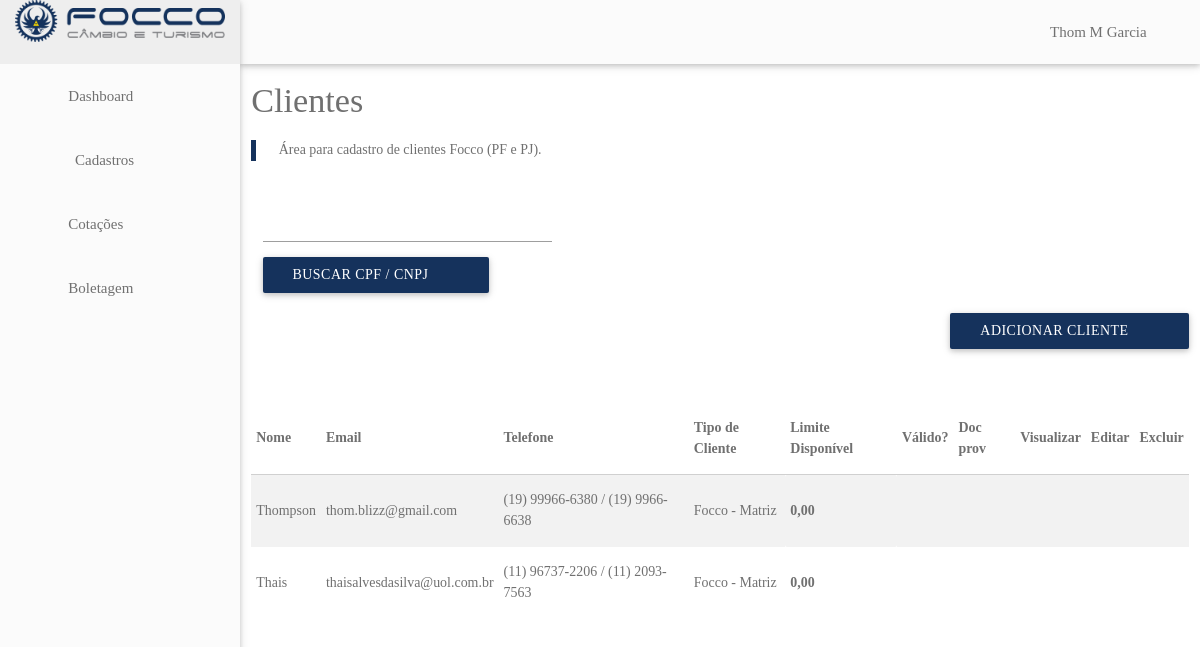
Page /dashboard/clientes/index.php (signed in) on the earlier database version.
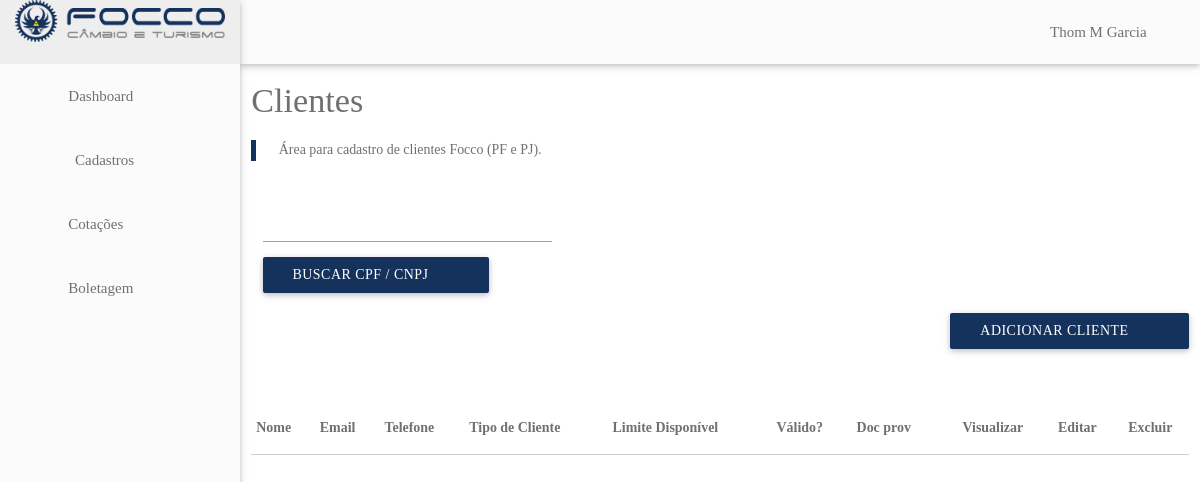
Same page on the later database version.
### tables this page shows
CREATE TABLE `clientes` (
  `id` int(11) NOT NULL,
  `categoria` int(11) DEFAULT NULL,
  `razaoSocial` varchar(255) DEFAULT NULL,
  `tipoPessoa` char(1) DEFAULT NULL,
  `cpfCnpj` varchar(14) DEFAULT NULL,
  `dataNascimentoAbertura` datetime DEFAULT NULL,
  `inscricaoMunicipal` varchar(50) DEFAULT NULL,
  `rgInscricaoEstadual` varchar(50) DEFAULT NULL,
  `rgOrgaoExpedidor` varchar(50) DEFAULT NULL,
  `rgDataExpedicao` datetime DEFAULT NULL,
  `sexo` char(1) DEFAULT NULL,
  `nacionalidade` varchar(100) DEFAULT NULL,
  `estadoCivil` int(11) DEFAULT NULL,
  `nomeConjuge` varchar(255) DEFAULT NULL,
  `dataNascimentoConjuge` datetime DEFAULT NULL,
  `nomeMae` varchar(255) DEFAULT NULL,
  `nomePai` varchar(255) DEFAULT NULL,
  `email` varchar(255) DEFAULT NULL,
  `telFixo` varchar(20) DEFAULT NULL,
  `telCelular` varchar(20) DEFAULT NULL,
  `contraSenha` varchar(255) DEFAULT NULL,
  `observacoes` varchar(1000) DEFAULT NULL,
  `ofertasPorEmail` bit(1) DEFAULT NULL,
  `infoWhatsapp` bit(1) DEFAULT NULL,
  `dataCadastro` datetime DEFAULT NULL,
  `dataModificacao` datetime DEFAULT NULL,
  `passaporte` varchar(25) DEFAULT NULL,
  `rgDni` varchar(50) DEFAULT NULL,
  `origem` int(11) DEFAULT NULL,
  `vip` bit(1) DEFAULT NULL,
  `limiteOperacionalDia` decimal(10,2) DEFAULT NULL,
  `limiteOperacionalAno` decimal(10,2) DEFAULT NULL,
  `ativo` bit(1) DEFAULT 1,
  `bloqueado` bit(1) DEFAULT 0,
  `motivoBloqueio` int(11) DEFAULT NULL,
  `ondeConheceu` int(11) DEFAULT NULL,
  `ondeSoube` varchar(255) DEFAULT NULL,
  `cnh` varchar(20) DEFAULT NULL,
  `cnhDataValidade` datetime DEFAULT NULL


);

### dashboard/clientes/index.php (the view, shortened to what this page needs)
<?php
include "../includes/header.php";
include "../core/database.php";
$sql_query = "SELECT * FROM clientes WHERE ativo = 1 ORDER BY dataCadastro DESC LIMIT 15;";
$result = mysqli_query($conn, $sql_query);
$rows = array();
while($row = mysqli_fetch_array($result)) $rows[] = $row;
?>
<main>
  <div class="row">
    <div class="col s12">
      <h4>Clientes</h4>
      <blockquote>
        Área para cadastro de clientes Focco (PF e PJ).
      </blockquote>
      <div class="section">
        <div class="row">
          <div class="col s4">
            <form id="form-busca-clientes">
              <div class="file-path-wrapper">
                <input id="input-cpfcnpj" name="cpfCnpj" type="search" required/>
                <button class="btn bg-blue" type="submit" name="action">
                  Buscar CPF / CNPJ
                  <i class="material-icons right">&#xE8B6;</i>
                </button>
              </div>
            </form>
          </div>
        </div>
        <a id="link-adicionar-cliente" class="btn bg-blue right" data-cpf="a" data-href="/dashboard/clientes/adicionar">Adicionar cliente <i class="material-icons right">&#xE7FE;</i>
        </a>
      </div>
      <div class="spacing"></div>
      <div class="spacing"></div>
      <div class="spacing"></div>
      <div>
        <table class="striped responsive-table">
          <thead>
            <tr>
              <th>Nome</th>
              <th>Email</th>
              <th>Telefone</th>
              <th>Tipo de Cliente</th>
              <th>Limite Disponível</th>
              <th>Válido?</th>
              <th>Doc prov</th>
              <th class="center">Visualizar</th>
              <th class="center">Editar</th>
              <th class="center">Excluir</th>
            </tr>
          </thead>
          <tbody id="table-body-clientes">
            <?php
            foreach($rows as $r){
              switch ($r["categoria"]) {
                case 1:
                $categoria = "Focco";
                $docsObrigatorios = array('CPF');
                break;
              }
              switch ($r['origem']) {
                case 1:
                $origem =  "Matriz";
                break;
                default:
                $origem = "Matriz";
                break;
              }
              $dtIni = date('Y')."-01-01 00:00:00";
              $dtFim = date('Y')."-12-31 23:59:59";
              $sql_query = "SELECT sum(quantidade) quantidade FROM boletagem
              WHERE status = 1 AND data between '".$dtIni."' AND '".$dtFim."'
              AND clienteId = ". $r['id'];
              $result = mysqli_query($conn, $sql_query);
              $totalQtd = array();
              while($row = mysqli_fetch_array($result)) $totalQtd[] = $row['quantidade'];
              $limiteDisponivel = floatval($r['limiteOperacionalAno']) - $totalQtd[0];
              $sql_query = "SELECT tipo FROM documentos WHERE clienteId = ". $r['id'];
              $result = mysqli_query($conn, $sql_query);
              $docs = array();
              while($row = mysqli_fetch_array($result)) $docs[] = $row['tipo'];
              $dif = array_diff($docsObrigatorios, $docs);
              $cor = "";
              if (!$dif && !$r["bloqueado"]) {
                $cor = "green-text";
              }
              if ($r["vip"]) $cor = "amber-text";
              $docprov =
              $cor == "red-text"
              ?
              '<td><a class="link-acao modal-trigger green-text" href="modal2" data-acao="doc-prov" data-cliente-id="'.$r["id"].'"><i class="material-icons" title="Liberação por documento provisório">lock</i></a></td>'
              :
              '<td></td>';
              echo
              '<tr>
              <td>'.$r["razaoSocial"].'</td>
              <td>'.$r["email"].'</td>
              <td>('.substr($r["telCelular"], 0, 2).') '.substr($r["telCelular"], 2, 5).'-'.substr($r["telCelular"], 7).' / ('.substr($r["telFixo"], 0, 2).') '.substr($r["telFixo"], 2, 4).'-'.substr($r["telFixo"], 6).'</td>
              <td>'.$categoria.' - '.$origem.'</td>
              <th>'.number_format($limiteDisponivel,2,",",".").'</th>
              <td><i class="material-icons '.$cor.' ">&#xE5CA;</i></td>'
              .$docprov.
              '<td class="center"><a class="link-acao modal-trigger" href="modal1" data-acao="visualizar" data-cliente-id="'.$r["id"].'" data-href="/dashboard/clientes/visualizar?clienteId='.$r["id"].'"><i class="material-icons" title="Visualizar cliente">&#xE85D;</i></a></td>
              <td class="center"><a class="link-acao modal-trigger" href="modal1" data-acao="alterar" data-cliente-id="'.$r["id"].'" data-href="/dashboard/clientes/alterar?clienteId='.$r["id"].'"><i class="material-icons" title="Editar cliente">&#xE3C9;</i></a></td>
              <td class="center"><a class="link-acao modal-trigger" href="modal1" data-acao="excluir" data-cliente-id="'.$r["id"].'" data-href="/dashboard/clientes/excluir?clienteId='.$r["id"].'"><i class="material-icons" title="Excluir cliente">&#xE92B;</i></a></td>
            </tr>';
          }
          ?>
        </tbody>
      </table>
    </div>
  </div>
</div>
</main>
<?php
include '../includes/footer.php';
?>

### dashboard/includes/header.php (shortened to what this page needs)
<!DOCTYPE html>
<html>
<head>
  <link rel="stylesheet" href="/dashboard/styles/materialize.css" />
</head>
<body>
  <header>
    <nav class="bg-gray">
      <ul class="right hide-on-med-and-down">
        <li><a class="dropdown-button" href="#!" data-activates="dropOptions"><?php echo $_SESSION['currentUser']['nome']  ?><i class="material-icons right">&#xE5C5;</i></a></li>
      </ul>
      <ul id="slide-out" class="side-nav fixed bg-gray white-text">
        <li class="brand-logo center"><img class="" src="/dashboard/images/logo_topo_minor.png" alt="logotipo"></li>
        <li><a href="#!"></a></li>
        <li><a href="/dashboard/home"><i class="material-icons left">&#xE871;</i> Dashboard</a></li>
        <li class="">
          <ul class="collapsible collapsible-accordion">
            <li>
              <a class="collapsible-header"><i class="material-icons left">&#xE3C9;</i> Cadastros<i class="material-icons right">&#xE5C5;</i></a>
            </li>
          </ul>
        </li>
        <?php if ($_SESSION['currentUser']['tipo'] < 3)
          echo
          '<li><a href="/dashboard/cotacoes"><i class="material-icons left">&#xE227;</i> Cotações</a></li>'
        ?>
        <li><a href="/dashboard/boletagem"><i class="material-icons left">&#xE922;</i> Boletagem</a></li>
      </ul>
    </nav>
  </header>

### dashboard/includes/footer.php (shortened to what this page needs)
</body>
</html>

### dashboard/includes/header.php (style rules this page uses)
body { font-size: 0.93em; }

Differences in the rows shown:
removed clientes: razaoSocial "Thompson", email "thom.blizz@gmail.com", telCelular "19", telCelular "99966", telCelular "6380", telFixo "19", telFixo "9966", telFixo "6638", categoria "Focco", origem "Matriz", limiteOperacionalAno "0,00"
removed clientes: razaoSocial "Thais", email "thaisalvesdasilva@uol.com.br", telCelular "11", telCelular "96737", telCelular "2206", telFixo "11", telFixo "2093", telFixo "7563", categoria "Focco", origem "Matriz", limiteOperacionalAno "0,00"
